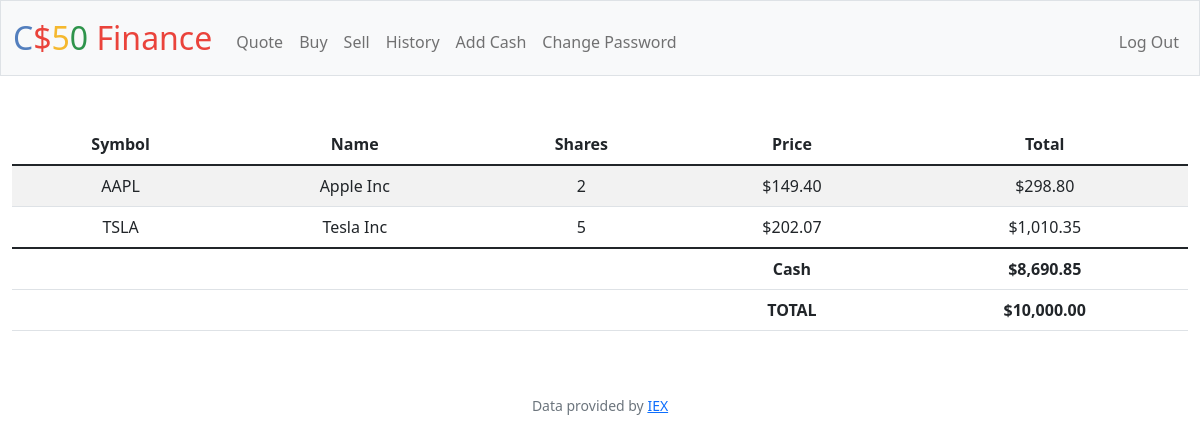
/ (signed in), run on the app's committed database.
### tables this page shows
CREATE TABLE transactions (
id INTEGER PRIMARY KEY AUTOINCREMENT NOT NULL,
user_id INTEGER NOT NULL,
name TEXT NOT NULL,
symbol TEST NOT NULL,
shares INTEGER NOT NULL,
price NUMERIC NOT NULL,
date TIMESTAMP NOT NULL,
type TEXT NOT NULL,
FOREIGN KEY (user_id) REFERENCES users(id)
);

### app.py (the view)
@app.route("/")
@login_required
def index():
    user_id = session["user_id"]
    transactions_db = db.execute(
        "SELECT symbol, name, SUM(shares) AS shares, price FROM transactions WHERE user_id = ? GROUP BY symbol", user_id)
    balance_db = db.execute("SELECT cash FROM users WHERE id = ?", user_id)
    balance = balance_db[0]["cash"]
    total = balance
    for item in transactions_db:
        total += item["price"] * item["shares"]
    return render_template("index.html", database=transactions_db, balance=usd(balance), total=usd(total), usd=usd)

### app.py (called while the page is built)
@app.after_request
def after_request(response):
    response.headers["Cache-Control"] = "no-cache, no-store, must-revalidate"
    response.headers["Expires"] = 0
    response.headers["Pragma"] = "no-cache"
    return response

### helpers.py (called while the page is built)
def login_required(f):
    @wraps(f)
    def decorated_function(*args, **kwargs):
        if session.get("user_id") is None:
            return redirect("/login")
        return f(*args, **kwargs)
    return decorated_function

def usd(value):
    return f"${value:,.2f}"

### templates/index.html (shortened to what this page needs)
{% extends "layout.html" %}
{% block main %}
    <table class="table table-striped">
        <thead>
            <tr>
                <th scope="col">Symbol</th>
                <th scope="col">Name</th>
                <th scope="col">Shares</th>
                <th scope="col">Price</th>
                <th scope="col">Total</th>
            </tr>
        </thead>
        <tbody>
            {% for row in database %}
                <tr>
                    <td>{{ row["symbol"] }}</td>
                    <td>{{ row["name"] }}</td>
                    <td>{{ row["shares"] }}</td>
                    <td>{{ usd(row["price"]) }}</td>
                    <td>{{ usd(row["price"] * row["shares"]) }}</td>
                </tr>
            {% endfor %}
        </tbody>
        <tfoot>
            <tr>
                <td></td>
                <td></td>
                <td></td>
                <th scope="1">Cash</th>
                <th scope="1">{{ balance }}</th>
            </tr>
            <tr>
                <td></td>
                <td></td>
                <td></td>
                <th scope="1">TOTAL</th>
                <th scope="1">{{ total }}</th>
            </tr>
        </tfoot>
    </table>
{% endblock %}

### data on the page
transactions: symbol "AAPL", name "Apple Inc", shares "2", price "$149.40", price "$298.80"

### other printed values
{{ row["symbol"] }} "TSLA"
{{ row["name"] }} "Tesla Inc"
{{ row["shares"] }} "5"
{{ usd(row["price"]) }} "$202.07"
{{ usd(row["price"] * row["shares"]) }} "$1,010.35"
{{ balance }} "$8,690.85"
{{ total }} "$10,000.00"
